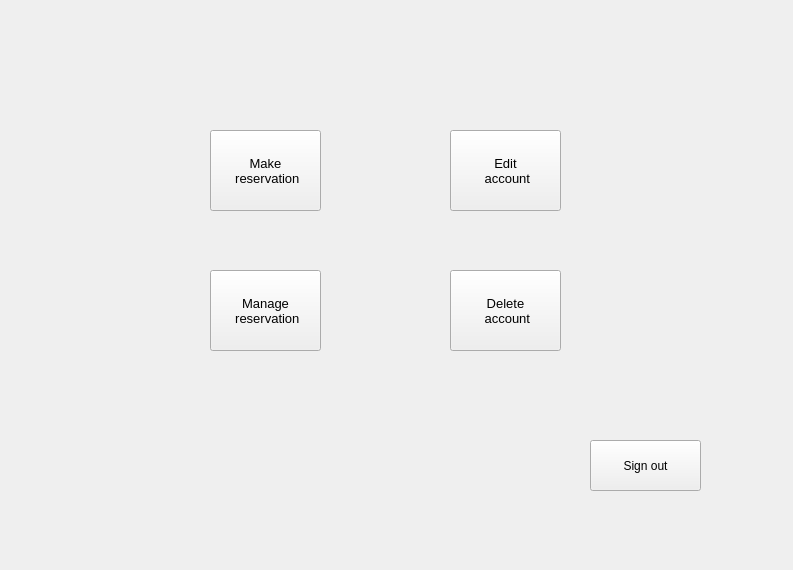
<?xml version="1.0" encoding="UTF-8"?>
<ui version="4.0">
 <class>userGui</class>
 <widget class="QWidget" name="userGui">
  <property name="geometry">
   <rect>
    <x>0</x>
    <y>0</y>
    <width>793</width>
    <height>570</height>
   </rect>
  </property>
  <property name="windowTitle">
   <string>Form</string>
  </property>
  <widget class="QLabel" name="greeting">
   <property name="geometry">
    <rect>
     <x>90</x>
     <y>60</y>
     <width>201</width>
     <height>41</height>
    </rect>
   </property>
   <property name="text">
    <string/>
   </property>
  </widget>
  <widget class="QPushButton" name="signOut">
   <property name="geometry">
    <rect>
     <x>590</x>
     <y>440</y>
     <width>111</width>
     <height>51</height>
    </rect>
   </property>
   <property name="text">
    <string>Sign out</string>
   </property>
  </widget>
  <widget class="QPushButton" name="showroomsAndMakeReservation">
   <property name="geometry">
    <rect>
     <x>210</x>
     <y>130</y>
     <width>111</width>
     <height>81</height>
    </rect>
   </property>
   <property name="font">
    <font>
     <pointsize>10</pointsize>
    </font>
   </property>
   <property name="text">
    <string>Make 
 reservation</string>
   </property>
  </widget>
  <widget class="QPushButton" name="reservationHistory">
   <property name="geometry">
    <rect>
     <x>210</x>
     <y>270</y>
     <width>111</width>
     <height>81</height>
    </rect>
   </property>
   <property name="font">
    <font>
     <pointsize>10</pointsize>
    </font>
   </property>
   <property name="text">
    <string>Manage 
 reservation</string>
   </property>
  </widget>
  <widget class="QPushButton" name="editAccount">
   <property name="geometry">
    <rect>
     <x>450</x>
     <y>130</y>
     <width>111</width>
     <height>81</height>
    </rect>
   </property>
   <property name="font">
    <font>
     <pointsize>10</pointsize>
    </font>
   </property>
   <property name="text">
    <string>Edit 
 account</string>
   </property>
  </widget>
  <widget class="QPushButton" name="deleteAccount">
   <property name="geometry">
    <rect>
     <x>450</x>
     <y>270</y>
     <width>111</width>
     <height>81</height>
    </rect>
   </property>
   <property name="font">
    <font>
     <pointsize>10</pointsize>
    </font>
   </property>
   <property name="text">
    <string>Delete 
 account</string>
   </property>
  </widget>
 </widget>
 <resources/>
 <connections/>
</ui>
